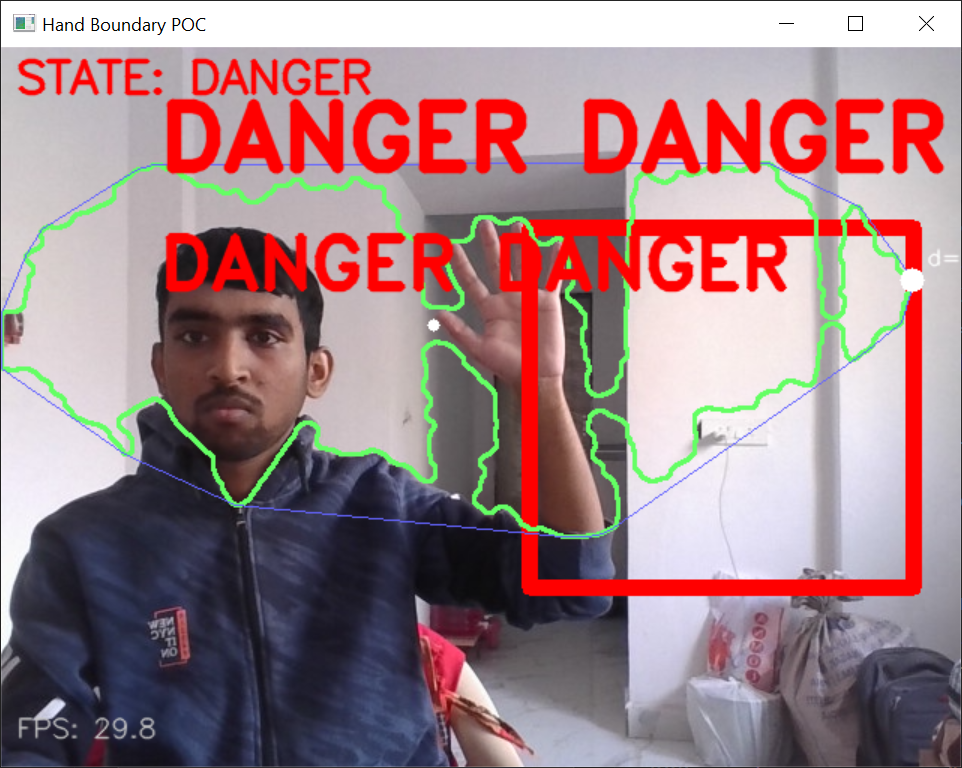
#> input picture Hand Boundry.PNG, 962 x 768 px, given in place of the camera
$ python arvyax.py
#> lines starting #> are read from the running program, lines starting #| are printed output that depends on the picture; after the words box and inside, x2 and y2 are one past the last pixel; in counts of white or black regions, pixels touching at a corner belong together
import cv2
import numpy as np
import time
import math
CAM_ID = 0
FRAME_WIDTH = 640
FRAME_HEIGHT = 480
VIRTUAL_RECT = (0.55, 0.25, 0.95, 0.75)
SAFE_RATIO = 0.25
WARNING_RATIO = 0.12
DANGER_RATIO = 0.04
BLUR = (7, 7)
KERNEL = cv2.getStructuringElement(cv2.MORPH_ELLIPSE, (7, 7))
SHOW_DEBUG = False
def create_trackbars(window_name='Trackbars'):
    cv2.namedWindow(window_name, cv2.WINDOW_NORMAL)
    cv2.createTrackbar('H_lo', window_name, 0, 179, lambda x: None)
    cv2.createTrackbar('H_hi', window_name, 30, 179, lambda x: None)
    cv2.createTrackbar('S_lo', window_name, 30, 255, lambda x: None)
    cv2.createTrackbar('S_hi', window_name, 200, 255, lambda x: None)
    cv2.createTrackbar('V_lo', window_name, 60, 255, lambda x: None)
    cv2.createTrackbar('V_hi', window_name, 255, 255, lambda x: None)
    cv2.createTrackbar('Cr_lo', window_name, 133, 255, lambda x: None)
    cv2.createTrackbar('Cr_hi', window_name, 173, 255, lambda x: None)
    cv2.createTrackbar('Y_lo', window_name, 0, 255, lambda x: None)
    cv2.createTrackbar('Y_hi', window_name, 255, 255, lambda x: None)
def read_trackbars(window_name='Trackbars'):
    vals = {}
    for name in ('H_lo','H_hi','S_lo','S_hi','V_lo','V_hi','Cr_lo','Cr_hi','Y_lo','Y_hi'):
        vals[name] = cv2.getTrackbarPos(name, window_name)
    return vals
def skin_mask(frame, track_vals=None):
    img = cv2.GaussianBlur(frame, BLUR, 0)
    hsv = cv2.cvtColor(img, cv2.COLOR_BGR2HSV)
    ycrcb = cv2.cvtColor(img, cv2.COLOR_BGR2YCrCb)
    if track_vals is None:
        h_lo, h_hi = 0, 30
        s_lo, s_hi = 30, 200
        v_lo, v_hi = 60, 255
        cr_lo, cr_hi = 133, 173
        y_lo, y_hi = 0, 255
    else:
        h_lo, h_hi = track_vals['H_lo'], track_vals['H_hi']
        s_lo, s_hi = track_vals['S_lo'], track_vals['S_hi']
        v_lo, v_hi = track_vals['V_lo'], track_vals['V_hi']
        cr_lo, cr_hi = track_vals['Cr_lo'], track_vals['Cr_hi']
        y_lo, y_hi = track_vals['Y_lo'], track_vals['Y_hi']
    lower_hsv = np.array([h_lo, s_lo, v_lo], dtype=np.uint8)
    upper_hsv = np.array([h_hi, s_hi, v_hi], dtype=np.uint8)
    mask_hsv = cv2.inRange(hsv, lower_hsv, upper_hsv)
    lower_ycrcb = np.array([y_lo, cr_lo, 0], dtype=np.uint8)
    upper_ycrcb = np.array([y_hi, cr_hi, 255], dtype=np.uint8)
    mask_ycrcb = cv2.inRange(ycrcb, lower_ycrcb, upper_ycrcb)
    mask = cv2.bitwise_or(mask_hsv, mask_ycrcb)
    mask = cv2.morphologyEx(mask, cv2.MORPH_CLOSE, KERNEL, iterations=2)
    mask = cv2.morphologyEx(mask, cv2.MORPH_OPEN, KERNEL, iterations=1)
    mask = cv2.GaussianBlur(mask, (7,7), 0)
    _, mask = cv2.threshold(mask, 127, 255, cv2.THRESH_BINARY)
    return mask
def largest_contour_and_center(mask):
    contours, _ = cv2.findContours(mask, cv2.RETR_EXTERNAL, cv2.CHAIN_APPROX_SIMPLE)
    if not contours:
        return None, None
    largest = max(contours, key=cv2.contourArea)
    if cv2.contourArea(largest) < 2000:
        return None, None
    M = cv2.moments(largest)
    if M['m00'] == 0:
        cx, cy = None, None
    else:
        cx = int(M['m10']/M['m00'])
        cy = int(M['m01']/M['m00'])
    return largest, (cx, cy)
def fingertip_point(contour, center):
    if contour is None or center is None:
        return None
    cx, cy = center
    pts = contour.reshape(-1, 2)
    dists = np.sqrt((pts[:,0]-cx)**2 + (pts[:,1]-cy)**2)
    idx = np.argmax(dists)
    return tuple(pts[idx])
def point_rect_distance(px, py, rect):
    x1,y1,x2,y2 = rect
    if px < x1:
        dx = x1 - px
    elif px > x2:
        dx = px - x2
    else:
        dx = 0
    if py < y1:
        dy = y1 - py
    elif py > y2:
        dy = py - y2
    else:
        dy = 0
    return math.hypot(dx, dy)
def main():
    global SHOW_DEBUG
    cap = cv2.VideoCapture(CAM_ID)
    cap.set(cv2.CAP_PROP_FRAME_WIDTH, FRAME_WIDTH)
    cap.set(cv2.CAP_PROP_FRAME_HEIGHT, FRAME_HEIGHT)
    if not cap.isOpened():
        print("Cannot open camera. Check CAM_ID.")
        return
    create_trackbars('Trackbars')
    prev = time.time()
    fps = 0
    frame_count = 0
    paused = False
    w = int(cap.get(cv2.CAP_PROP_FRAME_WIDTH))
    h = int(cap.get(cv2.CAP_PROP_FRAME_HEIGHT))
    diag = math.hypot(w, h)
    safe_px = SAFE_RATIO * diag
    warning_px = WARNING_RATIO * diag
    danger_px = DANGER_RATIO * diag
    print(f"Frame: {w}x{h}, diag={diag:.1f}, thresholds(px): SAFE={safe_px:.1f}, WARN={warning_px:.1f}, DANGER={danger_px:.1f}")
    while True:
        if not paused:
            ret, frame = cap.read()
#> frame is the input picture: shape (768, 962, 3); mean B, G, R 135.4, 131.2, 159.8
            if not ret:
                print("Can't receive frame (stream end?). Exiting ...")
                break
            frame = cv2.flip(frame, 1)
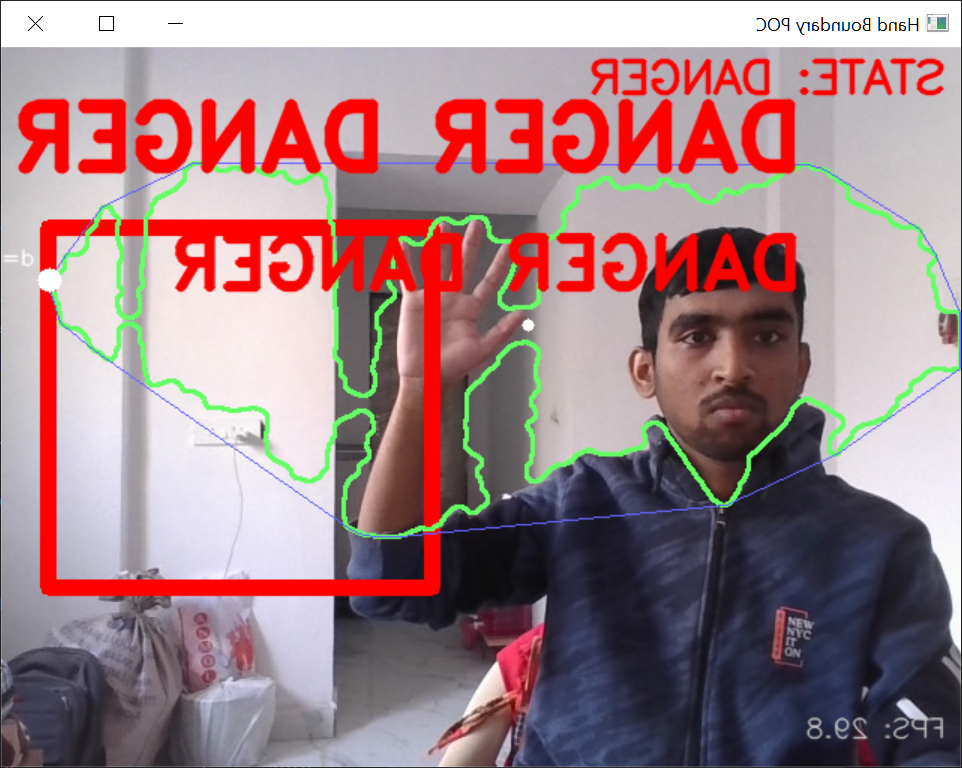
#> frame: shape (768, 962, 3); mean B, G, R 135.4, 131.2, 159.8
            display = frame.copy()
            x1 = int(VIRTUAL_RECT[0] * w)
            y1 = int(VIRTUAL_RECT[1] * h)
            x2 = int(VIRTUAL_RECT[2] * w)
            y2 = int(VIRTUAL_RECT[3] * h)
            rect = (x1, y1, x2, y2)
            track_vals = read_trackbars('Trackbars')
            mask = skin_mask(frame, track_vals)
#> in skin_mask, `img = cv2.GaussianBlur(frame, BLUR, 0)`:
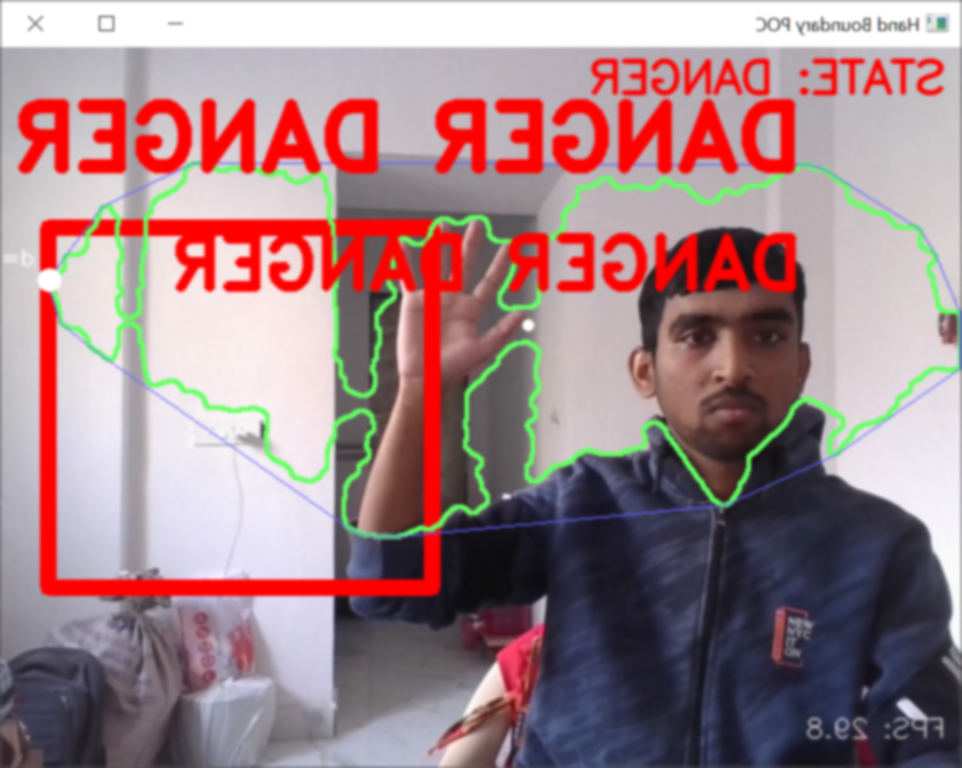
#> img: shape (768, 962, 3); mean B, G, R 135.7, 131.4, 160
#> in skin_mask, `hsv = cv2.cvtColor(img, cv2.COLOR_BGR2HSV)`: hsv: shape (768, 962, 3); mean H, S, V 102.1, 63, 169.3
#> in skin_mask, `ycrcb = cv2.cvtColor(img, cv2.COLOR_BGR2YCrCb)`: ycrcb: shape (768, 962, 3); mean of channels 0, 1, 2 140.5, 141.9, 125.3
#> in skin_mask, `mask_hsv = cv2.inRange(hsv, lower_hsv, upper_hsv)`:
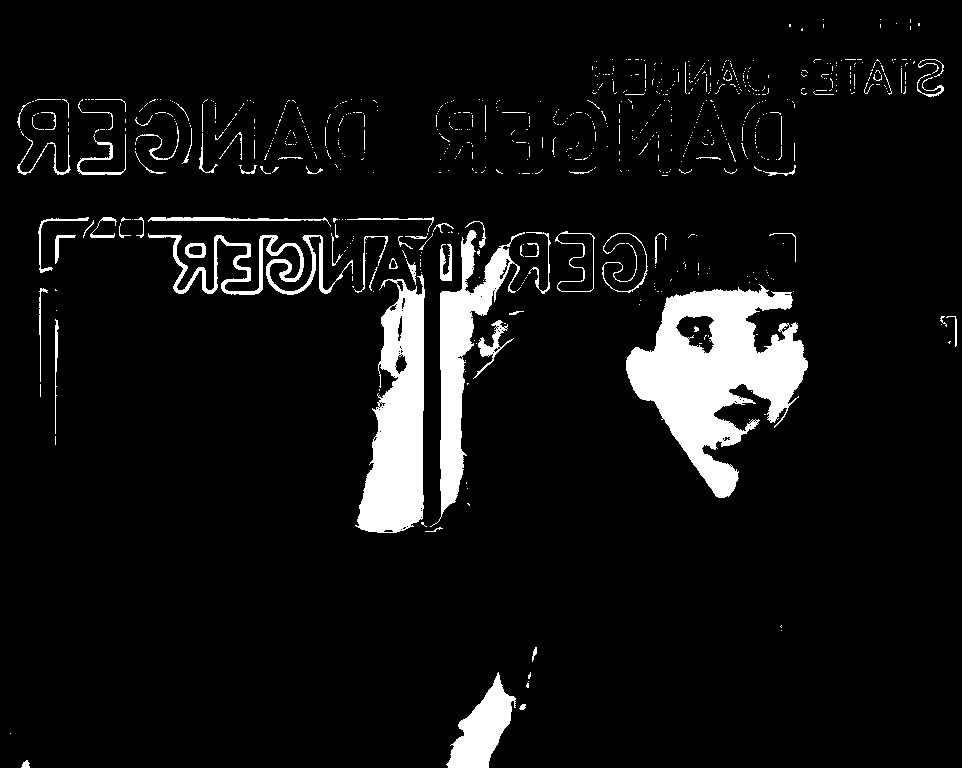
#> mask_hsv: shape (768, 962); 7.1% white; 747 white regions (664 under 20 px), largest, box (x1, y1, x2, y2) and area: (626, 284, 808, 498) 18897, (355, 274, 425, 533) 10990, (430, 230, 525, 527) 7216
#> in skin_mask, `mask_ycrcb = cv2.inRange(ycrcb, lower_ycrcb, upper_ycrcb)`:
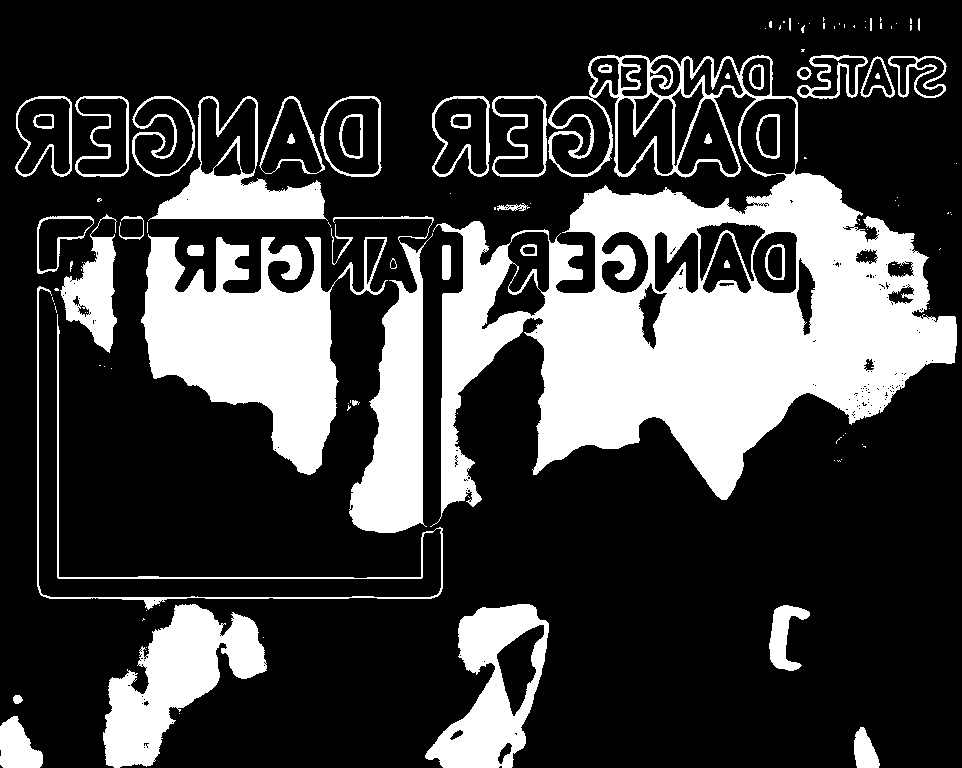
#> mask_ycrcb: shape (768, 962); 24.9% white; 129 white regions (81 under 20 px), largest, box (x1, y1, x2, y2) and area: (430, 55, 957, 527) 92964, (141, 234, 388, 475) 28175, (333, 216, 434, 533) 12599
#> in skin_mask, `mask = cv2.bitwise_or(mask_hsv, mask_ycrcb)`: mask: shape (768, 962); 26.1% white; 408 white regions (357 under 20 px), largest, box (x1, y1, x2, y2) and area: (430, 55, 957, 527) 95264, (141, 96, 434, 533) 50348, (103, 604, 267, 768) 12599
#> in skin_mask, `mask = cv2.morphologyEx(mask, cv2.MORPH_CLOSE, KERNEL, iterations=2)`: mask: shape (768, 962); 31.3% white; 38 white regions (25 under 20 px), largest, box (x1, y1, x2, y2) and area: (15, 55, 962, 768) 216515, (425, 604, 549, 768) 10162, (0, 715, 43, 768) 1568
#> in skin_mask, `mask = cv2.morphologyEx(mask, cv2.MORPH_OPEN, KERNEL, iterations=1)`: mask: shape (768, 962); 29.7% white; 56 white regions, largest, box (x1, y1, x2, y2) and area: (440, 169, 962, 509) 99028, (140, 216, 455, 535) 48004, (15, 96, 325, 221) 14693
#> in skin_mask, `mask = cv2.GaussianBlur(mask, (7,7), 0)`:
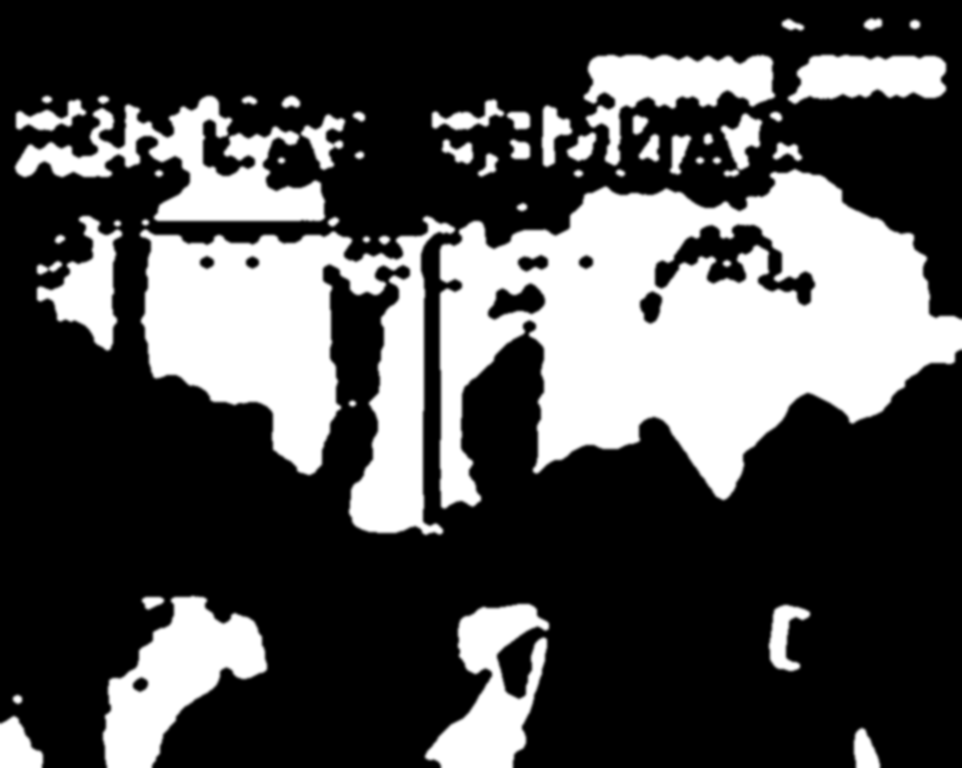
#> mask: shape (768, 962); min 0, max 255, mean 75.7
#> in skin_mask, `_, mask = cv2.threshold(mask, 127, 255, cv2.THRESH_BINARY)`: mask: shape (768, 962); 29.6% white; 55 white regions
            cnt, center = largest_contour_and_center(mask)
#> in largest_contour_and_center, `contours, _ = cv2.findContours(mask, cv2.RETR_EXTERNAL, cv2.CHAIN_APPR..`: contours = 54 contours, 5 with area under 20; largest, box (x1, y1, x2, y2) and area: (440, 170, 962, 508) 105008, (140, 216, 455, 534) 47340, (15, 96, 325, 221) 13986, (103, 596, 267, 768) 13676, (425, 604, 549, 768) 9782
#> in largest_contour_and_center, `largest = max(contours, key=cv2.contourArea)`: largest = contour of 805 points, box (x1, y1, x2, y2) (440, 170, 962, 508), area 105008
#> in largest_contour_and_center, `M = cv2.moments(largest)`: M = moments, m00 105008.5, centre m10/m00, m01/m00 = (690.1, 320.5)
#> in largest_contour_and_center, `cx = int(M['m10']/M['m00'])`: cx = 690
#> in largest_contour_and_center, `cy = int(M['m01']/M['m00'])`: cy = 320
#> cnt has the same summary as largest in largest_contour_and_center; center = (690, 320)
            fingertip = fingertip_point(cnt, center) if cnt is not None and center[0] is not None else None
#> in fingertip_point, `cx, cy = center`: cx = 690; cy = 320
#> in fingertip_point, `pts = contour.reshape(-1, 2)`: pts = 805 pairs, first value 440 to 961, second value 170 to 507
#> in fingertip_point, `dists = np.sqrt((pts[:,0]-cx)**2 + (pts[:,1]-cy)**2)`: dists = 805 values, max 310.6 at index 255, min 102.1 at index 472, mean 188.1
#> in fingertip_point, `idx = np.argmax(dists)`: idx = 255
#> fingertip = (442, 507)
            if fingertip is not None:
                dist = point_rect_distance(fingertip[0], fingertip[1], rect)
#> in point_rect_distance, `dx = x1 - px`: dx = 87
#> dist = 87
            else:
                dist = None
            state = "NO HAND"
            color = (200,200,200)
            danger_text = ""
            if dist is None:
                state = "NO HAND"
                color = (200,200,200)
            else:
                if dist <= danger_px:
                    state = "DANGER"
                    color = (0,0,255)
                    danger_text = "DANGER DANGER"
                elif dist <= warning_px:
                    state = "WARNING"
                    color = (0,165,255)
                elif dist <= safe_px:
                    state = "SAFE"
                    color = (0,255,0)
                else:
                    state = "FAR SAFE"
                    color = (0,255,0)
            thickness = 3 if state in ("SAFE","FAR SAFE") else 6 if state=="WARNING" else 10 if state=="DANGER" else 2
            cv2.rectangle(display, (x1,y1), (x2,y2), color, thickness)
            if cnt is not None:
                cv2.drawContours(display, [cnt], -1, (100, 255, 100), 2)
                hull = cv2.convexHull(cnt)
#> hull = contour of 22 points, box (x1, y1, x2, y2) (440, 170, 962, 508), area 139903
                cv2.drawContours(display, [hull], -1, (255, 100, 100), 1)
            if center is not None and center[0] is not None:
                cv2.circle(display, center, 4, (255,255,255), -1)
#> display: shape (768, 962, 3); mean B, G, R 133.7, 132.8, 161
            if fingertip is not None:
                cv2.circle(display, fingertip, 8, (255,255,255), -1)
#> display: shape (768, 962, 3); mean B, G, R 133.8, 132.8, 161
                cx = min(max(fingertip[0], x1), x2)
#> cx = 529
                cy = min(max(fingertip[1], y1), y2)
#> cy = 507
                cv2.line(display, fingertip, (cx,cy), (255,255,255), 1)
#> display: shape (768, 962, 3); mean B, G, R 133.8, 132.8, 161
                cv2.putText(display, f"d={dist:.0f}px", (fingertip[0]+10, fingertip[1]-10), cv2.FONT_HERSHEY_SIMPLEX, 0.5, (255,255,255), 1, cv2.LINE_AA)
#> display: shape (768, 962, 3); mean B, G, R 133.8, 132.8, 161.1
            cv2.putText(display, f"STATE: {state}", (10,30), cv2.FONT_HERSHEY_SIMPLEX, 1.0, color, 2, cv2.LINE_AA)
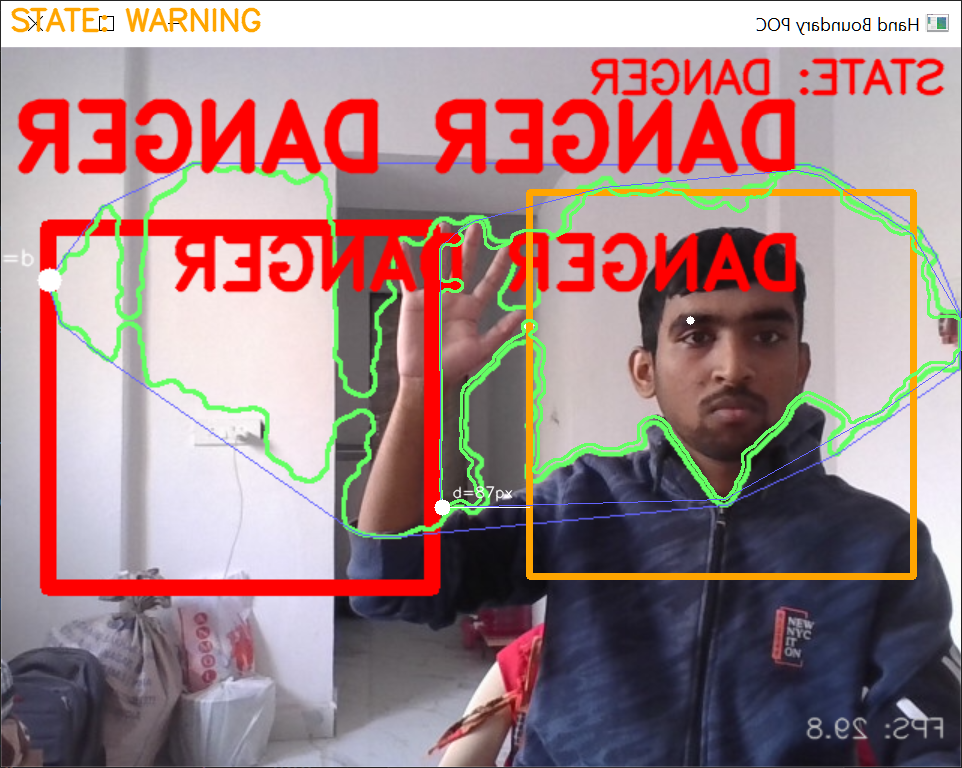
#> display: shape (768, 962, 3); mean B, G, R 133, 132.6, 161.1
            if danger_text:
                cv2.putText(display, danger_text, (w//6, h//6), cv2.FONT_HERSHEY_DUPLEX, 2.0, (0,0,255), 6, cv2.LINE_AA)
                cv2.putText(display, danger_text, (w//6, h//6 + 80), cv2.FONT_HERSHEY_DUPLEX, 1.6, (0,0,255), 4, cv2.LINE_AA)
            frame_count += 1
            now = time.time()
            if now - prev >= 1.0:
                fps = frame_count / (now - prev)
                prev = now
                frame_count = 0
            cv2.putText(display, f"FPS: {fps:.1f}", (10, h-20), cv2.FONT_HERSHEY_SIMPLEX, 0.6, (200,200,200), 1, cv2.LINE_AA)
#> display: shape (768, 962, 3); 0.07% of pixels changed, all inside (x1, y1, x2, y2) = (11, 734, 91, 750)
            if SHOW_DEBUG:
                mask_bgr = cv2.cvtColor(mask, cv2.COLOR_GRAY2BGR)
                debug_combined = np.hstack((cv2.resize(frame, (320,240)), cv2.resize(mask_bgr, (320,240))))
                cv2.imshow('DEBUG: frame | mask', debug_combined)
            cv2.imshow('Hand Boundary POC', display)
        key = cv2.waitKey(1) & 0xFF
#> (key q is pressed here)
        if key == ord('q'):
            break
        elif key == ord('t'):
            SHOW_DEBUG = not SHOW_DEBUG
        elif key == ord('p'):
            paused = not paused
        elif key == ord('s'):
            ts = int(time.time())
            filename = f"screenshot_{ts}.png"
            cv2.imwrite(filename, display)
            print(f"Saved {filename}")
    cap.release()
    cv2.destroyAllWindows()
if __name__ == "__main__":
    main()
